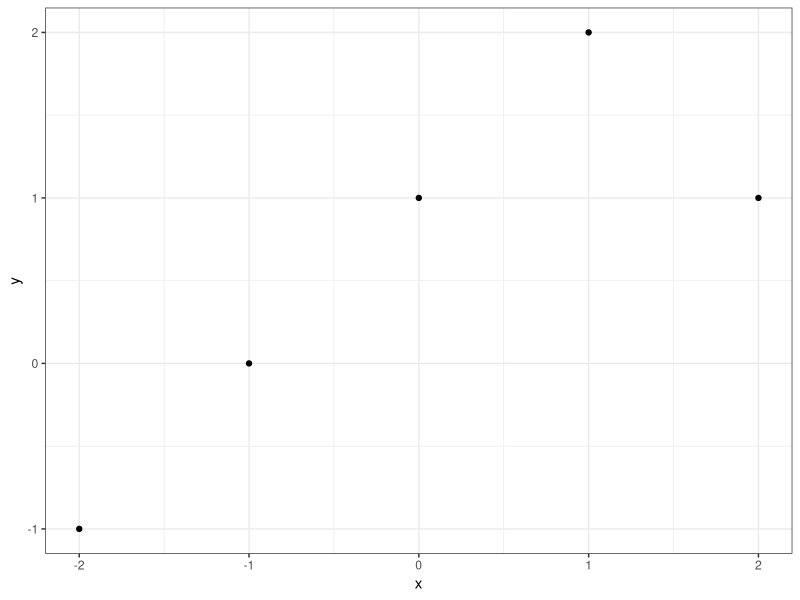

The R script that drew this image: (Note: this script raises an error after producing the figure.)
## ---- chunk 1
knitr::opts_chunk$set(echo = TRUE)

library(tidyverse)
library(knitr)

ggplot2::theme_set(theme_bw())
## ---- chunk 2
# Create b2 basis function
b2_func <- function(x){
  if(x >= 1)
  {
    (x - 1) ^ 2
  }
  else {
    0
  }
}

# Create predictions using function
y_hat <- function(x) {
  1 + 1 * x+-2 * b2_func(x)
}
  
tibble(x = seq(from = -2, to = 2, by = 1)) %>% 
  rowwise() %>%
  mutate(y = y_hat(x)) %>%
  ggplot(aes(x = x, 
             y = y)) +
  geom_point()
## ---- chunk 3
knitr::include_graphics(here::here("tutorial-12/images/chp09-q1.png"))
## ---- chunk 4
# --- Part (a)

# Compute x2 using values from x1
compute_x2 <- 
  function(x1){
    1 + 3 * x1
  }

# Generate data 
part_a <- 
  tibble(x1_a = seq(-5, 5, by = 1)) %>% 
  rowwise() %>% 
  mutate(x2_a = compute_x2(x1_a)) %>% 
  ungroup()  

p <- part_a %>% 
  ggplot() +
  # Emphasise zero line
  geom_hline(yintercept = 0,
             colour = "grey50",
             size = 2,
             alpha = 0.3) +
  # Draw hyperplane for part (a)
  geom_line(aes(x = x1_a,
                y = x2_a),
            colour = "steelblue",
            size = 1) +
  # Include text indicating part(a)
  geom_text(data = part_a %>% filter(x1_a == max(x1_a)),
            aes(x = x1_a + 1,
                y = x2_a),
            label = "part a") +
  labs(x = "x1",
       y = "x2")
p
## ---- chunk 5
# --- Part (b)

# Compute x1 using values from x2
compute_x1 <-
  function(x2){
    2 - 2 * x2
  }

# Generate data 
part_b <-
  tibble(x2_b = seq(-5, 5, by = 1)) %>% 
  rowwise() %>% 
  mutate(x1_b = compute_x1(x2_b), .before = x2_b) %>% 
  ungroup()

p +
  # Draw hyperplane for part (b)
  geom_line(data = part_b,
            aes(x = x1_b,
                y = x2_b),
            size = 1,
            colour = "salmon") +
  # Include text indicating part(b)
  geom_text(data = part_b %>% filter(x1_b == max(x1_b)),
            aes(x = x1_b + 1,
                y = x2_b),
            label = "part b")
## ---- chunk 6
# --- Part(a)

# Create distance matrix
dist_mat <- matrix(c(0, 0.3, 0.4, 0.7,
                     0.3, 0, 0.5, 0.8,
                     0.4, 0.5, 0, 0.45,
                     0.7, 0.8, 0.45, 0),
               byrow = TRUE,
               ncol = 4) %>% 
  stats::as.dist()

# Hierarchical clustering with complete
hc_w <- hclust(dist_mat, method = "complete")

# View dendrogram 
ggdendro::ggdendrogram(hc_w, rotate = TRUE, size = 2)
## ---- chunk 7
# --- Part (b)

# Hierarchical clustering with single
hc_w <- hclust(dist_mat, method = "single")

# View dendrogram 
ggdendro::ggdendrogram(hc_w, rotate = TRUE, size = 2)
